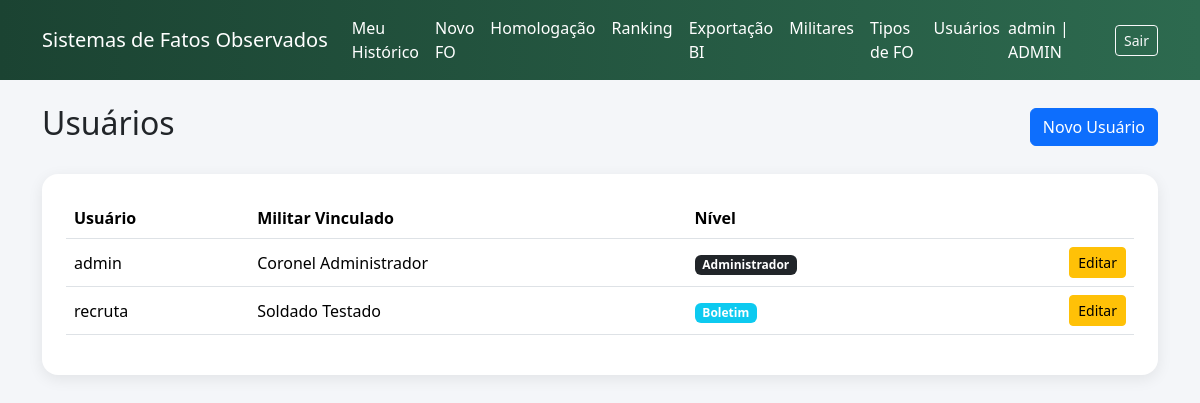
Before: /fo/admin/usuarios (signed in) with the older database file.
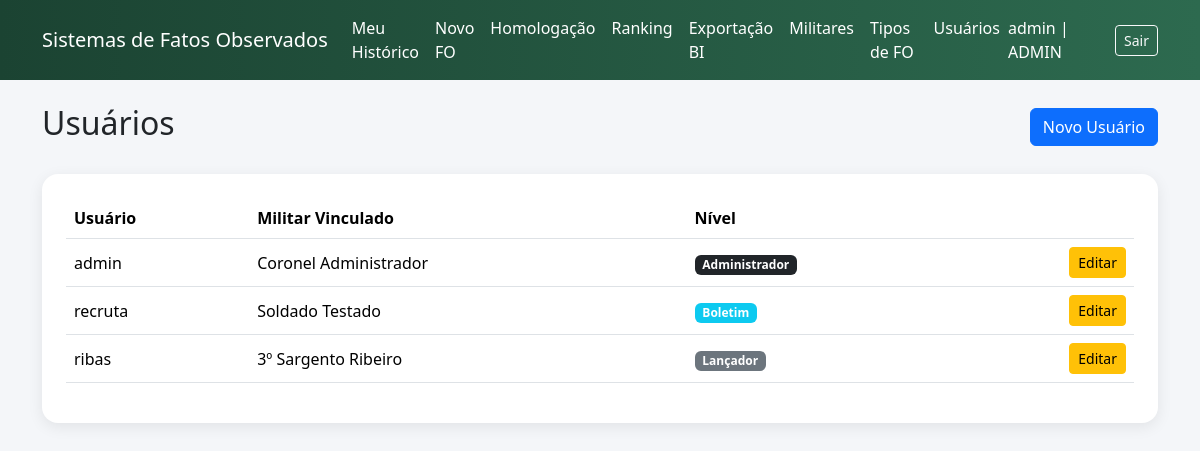
After: the same page with the newer database file.
### app/fo/models.py (models this page shows)
class Usuario(db.Model, UserMixin):
    __tablename__ = "usuarios"
    id = db.Column(db.Integer, primary_key=True)
    username = db.Column(db.String(80), unique=True, nullable=False)
    senha_hash = db.Column(db.String(128), nullable=False)
    perfil = db.Column(
        db.String(20),
        nullable=False,
        default="MILITAR"
    )
    militar_id = db.Column(
        db.Integer,
        db.ForeignKey("militares.id", ondelete="RESTRICT"),
        nullable=False
    )
    militar = db.relationship("Militar")

class PostoGraduacao(db.Model):
    __tablename__ = 'posto_graduacao'
    id = db.Column(db.Integer, primary_key=True)
    nome = db.Column(db.String(80), nullable=False)

class Militar(db.Model):
    __tablename__ = "militares"
    id = db.Column(db.Integer, primary_key=True)
    nome_guerra = db.Column(db.String(120), nullable=False)
    identidade_militar = db.Column(db.String(30), unique=True, nullable=False)
    id_posto_graduacao = db.Column(
        db.Integer,
        db.ForeignKey("posto_graduacao.id", ondelete="RESTRICT"),
        nullable=False
    )
    data_de_praca = db.Column(db.Date, nullable=False)
    id_secao = db.Column(
        db.Integer,
        db.ForeignKey("secoes.id", ondelete="RESTRICT"),
        nullable=False
    )
    foto_url = db.Column(db.String(255), nullable=True)
    posto_graduacao = db.relationship("PostoGraduacao")
    secao = db.relationship("Secao")

### app/fo/routes.py (the view)
@fo_bp.route("/admin/usuarios")
@login_required
@requer_admin
def admin_usuarios():
    usuarios = Usuario.query.order_by(Usuario.username.asc()).all()
    return render_template("fo/admin_usuarios.html", usuarios=usuarios)

### app/__init__.py (called while the page is built)
def create_app():
    app = Flask(__name__)
    app.config.from_object(Config)
    db.init_app(app)
    login_manager.init_app(app)
    migrate.init_app(app, db)
    from app.fo.models import Usuario
    @login_manager.user_loader
    def load_user(user_id):
        return Usuario.query.get(int(user_id))
    login_manager.login_view = "auth.login"
    from app.fo import fo_bp
    app.register_blueprint(fo_bp)
    from app.auth import auth_bp
    app.register_blueprint(auth_bp)
    @app.route("/")
    def index():
        if current_user.is_authenticated and current_user.perfil == "MILITAR":
            return redirect(url_for("fo.meu_historico"))
        return redirect(url_for("fo.ranking"))
    return app

### app/fo/permissions.py (called while the page is built)
def perfil_permitido(*perfis):
    def decorator(func):
        @wraps(func)
        def wrapper(*args, **kwargs):
            if not current_user.is_authenticated:
                abort(403)
            if current_user.perfil not in perfis and current_user.perfil != "ADMIN":
                abort(403)
            return func(*args, **kwargs)
        return wrapper
    return decorator

### app/templates/fo/admin_usuarios.html (shortened to what this page needs)
{% extends "base.html" %}
{% block content %}
<div class="d-flex justify-content-between align-items-center mb-4">
    <h2>Usuários</h2>
    <a href="{{ url_for('fo.admin_usuario_novo') }}"
       class="btn btn-primary">
        Novo Usuário
    </a>
</div>
<div class="card card-glass p-4">
    <table class="table table-hover align-middle">
        <thead>
            <tr>
                <th>Usuário</th>
                <th>Militar Vinculado</th>
                <th>Nível</th>
                <th></th>
            </tr>
        </thead>
        <tbody>
            {% for usuario in usuarios %}
            <tr>
                <td>{{ usuario.username }}</td>
                <td>
                    {% if usuario.militar %}
                        {{ usuario.militar.posto_graduacao.nome }}
                        {{ usuario.militar.nome_guerra }}
                    {% else %}
                        -
                    {% endif %}
                </td>
                <td>
                    {% if usuario.perfil == "MILITAR" %}
                        <span class="badge bg-secondary">Lançador</span>
                    {% elif usuario.perfil == "CADASTRADOR" %}
                        <span class="badge bg-primary">Cadastrador</span>
                    {% elif usuario.perfil == "BOLETIM" %}
                        <span class="badge bg-info">Boletim</span>
                    {% elif usuario.perfil == "HOMOLOGADOR" %}
                        <span class="badge bg-warning">Homologador</span>
                    {% elif usuario.perfil == "ADMIN" %}
                        <span class="badge bg-dark">Administrador</span>
                    {% else %}
                        <span class="badge bg-light text-dark">{{ usuario.perfil }}</span>
                    {% endif %}
                </td>
                <td class="text-end">
                    <a href="{{ url_for('fo.admin_usuario_editar', usuario_id=usuario.id) }}"
                       class="btn btn-sm btn-warning">
                        Editar
                    </a>
                </td>
            </tr>
            {% endfor %}
        </tbody>
    </table>
</div>
{% endblock %}

### app/templates/base.html (shortened to what this page needs)
<!DOCTYPE html>
<html lang="pt-BR">
<head>
    <link href="https://cdn.jsdelivr.net/npm/bootstrap@5.3.3/dist/css/bootstrap.min.css" rel="stylesheet">
</head>
<body>
<nav class="navbar navbar-expand-lg navbar-dark navbar-custom mb-4">
    <div class="container">
        <a class="navbar-brand"
            href="{{ url_for('fo.ranking' )}}">
        Sistemas de Fatos Observados
        </a>
        <div class="collapse navbar-collapse"
            id="navbarNav">
            {% if current_user.is_authenticated %}
            <ul class="navbar-nav me-auto">
                {% if current_user.perfil in ["MILITAR", "ADMIN"] %}
                    <li class="nav-item">
                        <a class="nav-link" href="{{ url_for('fo.meu_historico') }}">
                            Meu Histórico
                        </a>
                    </li>
                {% endif %}
                {% if current_user.perfil in ["HOMOLOGADOR", "ADMIN"] %}
                    <li class="nav-item">
                        <a class="nav-link" href="{{ url_for('fo.novo_fo') }}">
                            Novo FO
                        </a>
                    </li>
                    <li class="nav-item">
                        <a class="nav-link" href="{{ url_for('fo.homologacao') }}">
                            Homologação
                        </a>
                    </li>
                {% endif %}
                {% if current_user.perfil in ["MILITAR", "HOMOLOGADOR", "ADMIN"] %}
                    <li class="nav-item">
                        <a class="nav-link" href="{{ url_for('fo.ranking') }}">
                            Ranking
                        </a>
                    </li>
                {% endif %}
                {% if current_user.perfil in ["BOLETIM", "ADMIN"] %}
                    <li class="nav-item">
                        <a class="nav-link" href="{{ url_for('fo.exportacao') }}">
                            Exportação BI
                        </a>
                    </li>
                {% endif %}
                {% if current_user.perfil in ["CADASTRADOR", "ADMIN"] %}
                    <li class="nav-item">
                        <a class="nav-link" href="{{ url_for('fo.admin_militares') }}">
                            Militares
                        </a>
                    </li>
                {% endif %}
                {% if current_user.perfil == "ADMIN" %}
                    <li class="nav-item">
                        <a class="nav-link" href="{{ url_for('fo.admin_tipos') }}">
                            Tipos de FO
                        </a>
                    </li>
                    <li class="nav-item">
                        <a class="nav-link" href="{{ url_for('fo.admin_usuarios') }}">
                            Usuários
                        </a>
                    </li>
                {% endif %}
            </ul>
            <div class="d-flex align-items-center gap-3">
                <span class="navbar-text">
                    {{ current_user.username }} | {{ current_user.perfil }}
                </span>
                <a class="btn btn-outline-light btn-sm"
                href="{{ url_for('auth.logout') }}">
                Sair
                </a>
            </div>
            {% endif %}
        </div>
    </div>
</nav>
<div class="container">
    {% block content %}{% endblock %}
</div>
</body>
</html>

### app/templates/base.html (style rules this page uses)
body { background: #f4f6f9; }
.navbar-custom { background: linear-gradient(90deg, #1b4332, #2d6a4f); }
.navbar-brand, .nav-link, .navbar-text { color:white !important; }
.card-glass { border-radius: 16px; border:none; box-shadow: 0 4px 15px rgba(0,0,0,0.08); }

Changed rows visible on the page:
added Usuario: username "ribas", militar.posto_graduacao.nome "3º Sargento", militar.nome_guerra "Ribeiro", perfil "Lançador"
